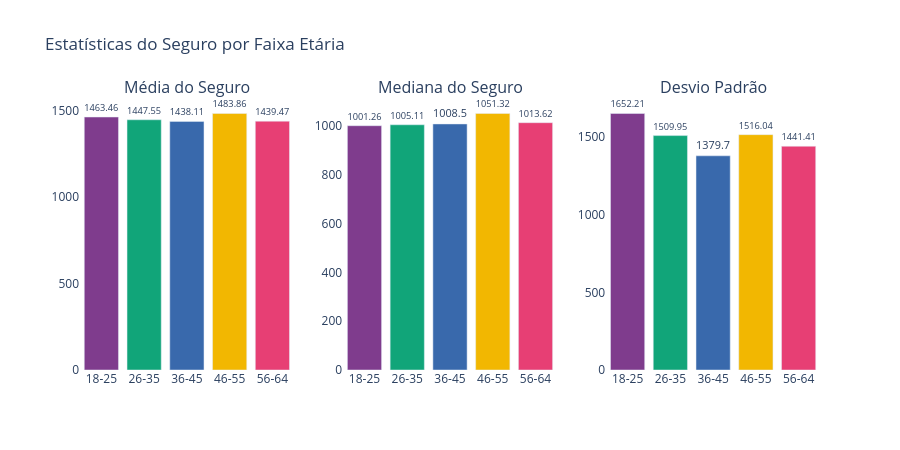

Here is the notebook cell this chart was saved with:
### Markdown cell above
## 5. Estatísticas Resumidas — Média, Mediana e Desvio Padrão

### Code cell
stats = df.groupby('Age_Group', observed=True)['Insurance'].agg(
    Media='mean', Mediana='median', Desvio_Padrao='std'
).reset_index().round(2)
stats['Age_Group'] = stats['Age_Group'].astype(str)

fig = make_subplots(rows=1, cols=3,
    subplot_titles=['Média do Seguro', 'Mediana do Seguro', 'Desvio Padrão'])

colors = px.colors.qualitative.Bold[:5]

for i, col in enumerate(['Media', 'Mediana', 'Desvio_Padrao'], 1):
    fig.add_trace(
        go.Bar(x=stats['Age_Group'], y=stats[col],
               marker_color=colors,
               text=stats[col], textposition='outside',
               showlegend=False),
        row=1, col=i
    )

fig.update_layout(title='Estatísticas do Seguro por Faixa Etária', plot_bgcolor='white', height=450)
fig.show()
print(stats.to_string(index=False))

# Três bar charts lado a lado calculados com groupby + agg. A separação entre 
# média e mediana é importante: se a média for muito maior que a mediana, significa que outliers (valores extremos altos) 
# estão puxando a média para cima, e a mediana representa melhor o "usuário típico". O desvio padrão mede o quanto os valores se dispersam em torno 
# da média — um desvio alto indica que pessoas da mesma faixa etária pagam valores muito diferentes entre si, ou seja, a idade sozinha não explica bem o valor do seguro.

### Figure 1 — Plotly figure (JSON) as saved in the notebook; plotly's stock layout.template omitted (floating-point values rounded to 4 significant figures)
{"data": [{"marker": {"color": ["rgb(127, 60, 141)", "rgb(17, 165, 121)", "rgb(57, 105, 172)", "rgb(242, 183, 1)", "rgb(231, 63, 116)"]}, "showlegend": false, "text": [1463.0, 1448.0, 1438.0, 1484.0, 1439.0], "textposition": "outside", "type": "bar", "x": ["18-25", "26-35", "36-45", "46-55", "56-64"], "xaxis": "x", "y": [1463.0, 1448.0, 1438.0, 1484.0, 1439.0], "yaxis": "y"}, {"marker": {"color": ["rgb(127, 60, 141)", "rgb(17, 165, 121)", "rgb(57, 105, 172)", "rgb(242, 183, 1)", "rgb(231, 63, 116)"]}, "showlegend": false, "text": [1001.0, 1005.0, 1008.0, 1051.0, 1014.0], "textposition": "outside", "type": "bar", "x": ["18-25", "26-35", "36-45", "46-55", "56-64"], "xaxis": "x2", "y": [1001.0, 1005.0, 1008.0, 1051.0, 1014.0], "yaxis": "y2"}, {"marker": {"color": ["rgb(127, 60, 141)", "rgb(17, 165, 121)", "rgb(57, 105, 172)", "rgb(242, 183, 1)", "rgb(231, 63, 116)"]}, "showlegend": false, "text": [1652.0, 1510.0, 1380.0, 1516.0, 1441.0], "textposition": "outside", "type": "bar", "x": ["18-25", "26-35", "36-45", "46-55", "56-64"], "xaxis": "x3", "y": [1652.0, 1510.0, 1380.0, 1516.0, 1441.0], "yaxis": "y3"}], "layout": {"annotations": [{"font": {"size": 16}, "showarrow": false, "text": "Média do Seguro", "x": 0.1444, "xanchor": "center", "xref": "paper", "y": 1, "yanchor": "bottom", "yref": "paper"}, {"font": {"size": 16}, "showarrow": false, "text": "Mediana do Seguro", "x": 0.5, "xanchor": "center", "xref": "paper", "y": 1, "yanchor": "bottom", "yref": "paper"}, {"font": {"size": 16}, "showarrow": false, "text": "Desvio Padrão", "x": 0.8556, "xanchor": "center", "xref": "paper", "y": 1, "yanchor": "bottom", "yref": "paper"}], "height": 450, "plot_bgcolor": "white", "title": {"text": "Estatísticas do Seguro por Faixa Etária"}, "xaxis": {"anchor": "y", "domain": [0, 0.2889]}, "xaxis2": {"anchor": "y2", "domain": [0.3556, 0.6444]}, "xaxis3": {"anchor": "y3", "domain": [0.7111, 1]}, "yaxis": {"anchor": "x", "domain": [0, 1]}, "yaxis2": {"anchor": "x2", "domain": [0, 1]}, "yaxis3": {"anchor": "x3", "domain": [0, 1]}}}
